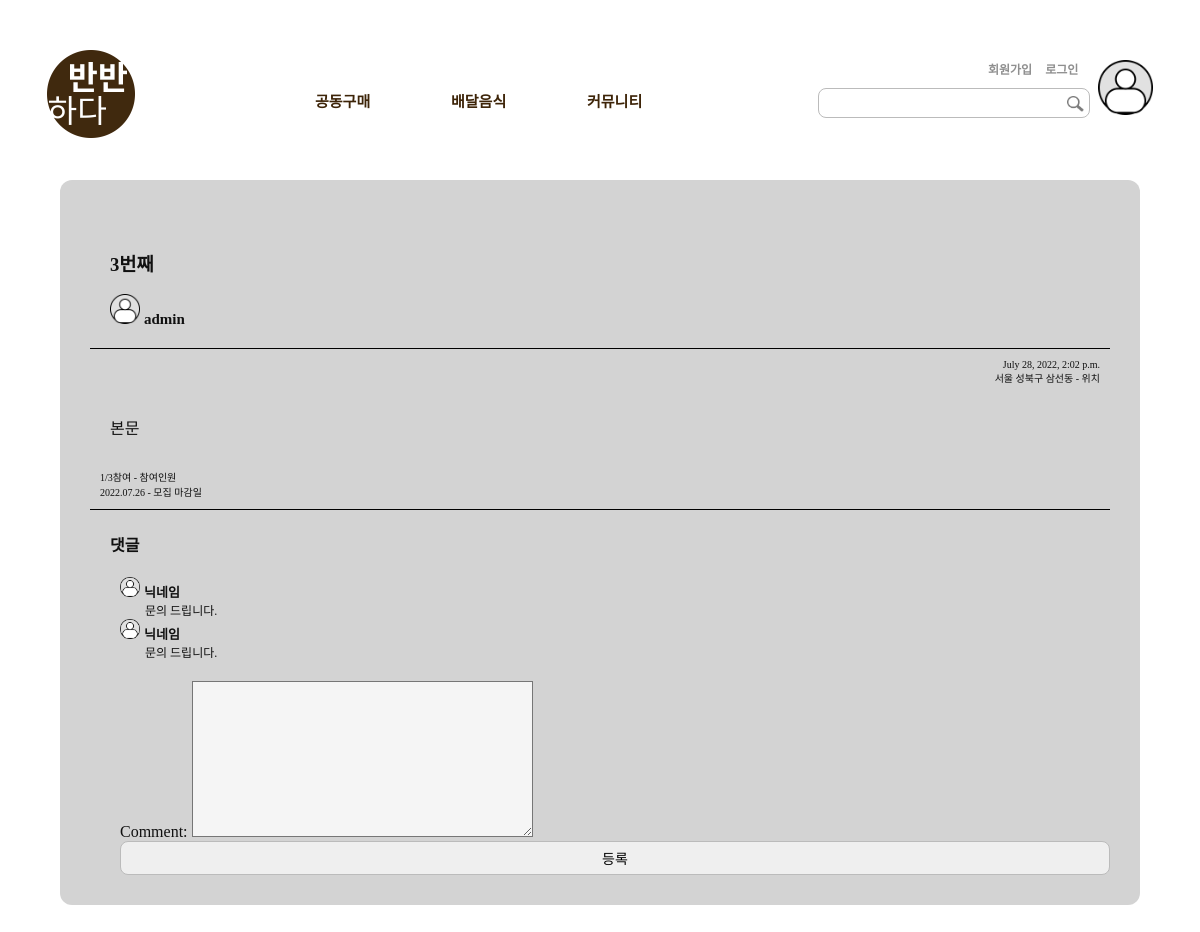
Page /detail/3 on the earlier database version.
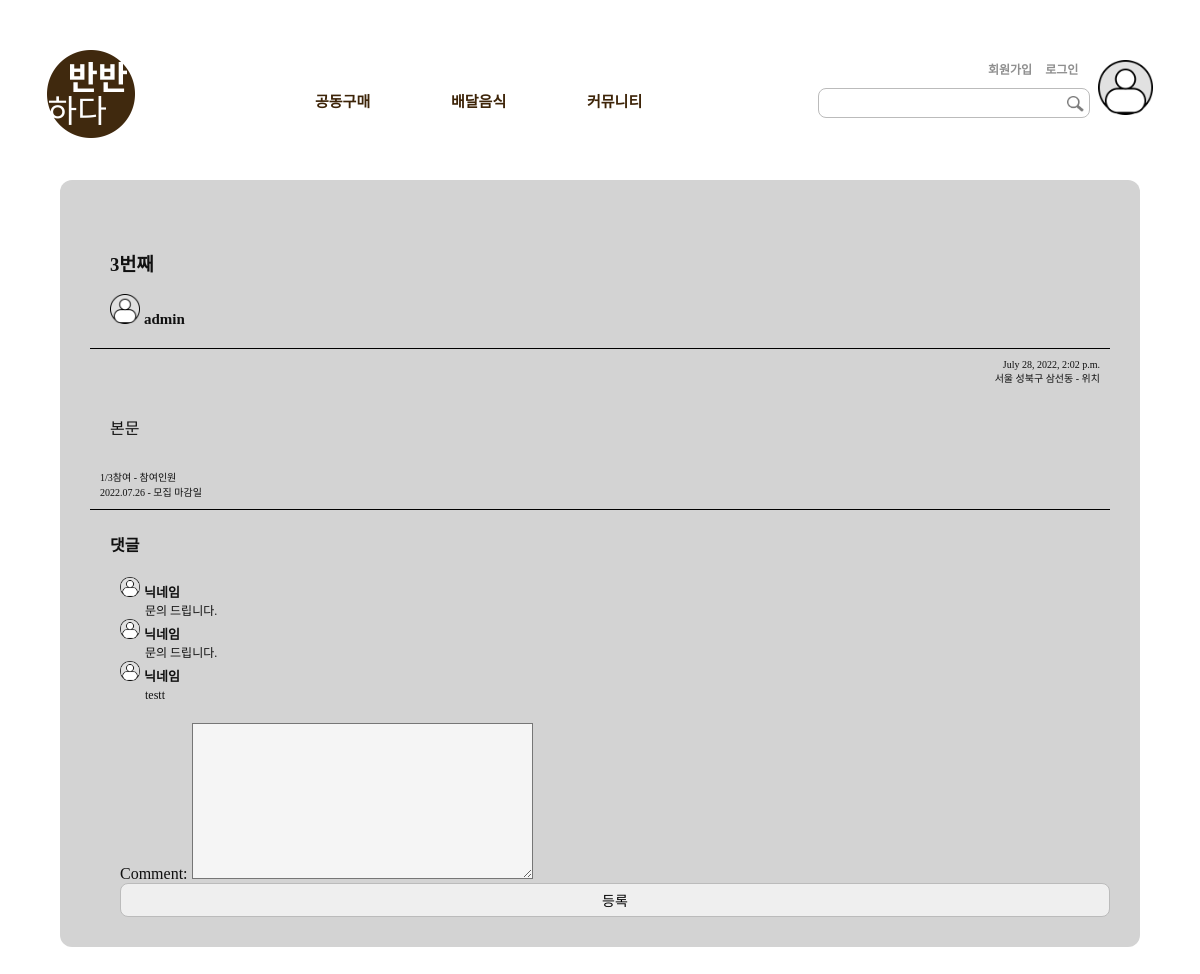
Same page on the later database version.
### dashboard/models.py (models this page shows)
class Comment(models.Model):
    comment = models.TextField()
    date = models.DateTimeField(auto_now_add=True)
    post = models.ForeignKey(Post, null=True, blank=True, on_delete=models.CASCADE)
    def __str__(self):
        return self.comment

### dashboard/views.py (the view)
# urls.py: path('detail/<int:post_id>', views.detail, name='detail'),
def detail(request, post_id):
    post_detail = get_object_or_404(Post, pk=post_id)
    comment_form = CommentForm()
    return render(request, 'detail.html', {'post_detail':post_detail, 'comment_form':comment_form})

### dashboard/forms.py
class CommentForm(forms.ModelForm):
    class Meta:
        model = Comment
        fields = ['comment']

### dashboard/templates/detail.html
{% extends "base.html" %} {% load static %} {% block content %}
<link rel="stylesheet" href="{% static '/css/detailView.css' %}" />
<div class="detail">
  <div class="in-title">
    <h3 class="title">{{ post_detail.title }}</h3>
    <div class="profile">
      <img
        src="{% static '/assets/icons/profile.png' %}"
        width="30px"
        height="30px"
      />
      <p class="name">{{ post_detail.author }}</p>
    </div>
  </div>
  <div class="view-middle">
    <div class="in_writeDate">{{ post_detail.date }}</div>
    <div class="in_rocation">서울 성북구 삼선동 - 위치</div>
  </div>
  <div class="view-main">{{ post_detail.body }}</div>
  <div class="view-end">
    <div class="in_writeDate">1/3참여 - 참여인원</div>
    <div class="in_rocation">2022.07.26 - 모집 마감일</div>
  </div>
  <h4>댓글</h4>
  <div class="comment">
    <img
      src="{% static '/assets/icons/profile.png' %}"
      width="20px"
      height="20px"
    />
    <p class="name-comment">닉네임</p>
  </div>
  <p class="comments">문의 드립니다.</p>
  <div class="comment">
    <img
      src="{% static '/assets/icons/profile.png' %}"
      width="20px"
      height="20px"
    />
    <p class="name-comment">닉네임</p>
  </div>
  <p class="comments write-comment">문의 드립니다.</p>
  {% for comment in post_detail.comment_set.all %}
  <div class="comment">
    <img
      src="{% static '/assets/icons/profile.png' %}"
      width="20px"
      height="20px"
    />
    <p class="name-comment">닉네임</p>
  </div>
  <p class="comments">{{comment}}</p>
  {% endfor %}
  <div class="write-comment">
    <form
      id="comment-form"
      method="POST"
      action="{% url 'new_comment' post_detail.id %}"
    >
      {% csrf_token %} {{ comment_form }}
      <input type="submit" value="등록" />
    </form>
  </div>
</div>
{% endblock %}

Differences in the rows shown:
added Comment: comment "testt"
